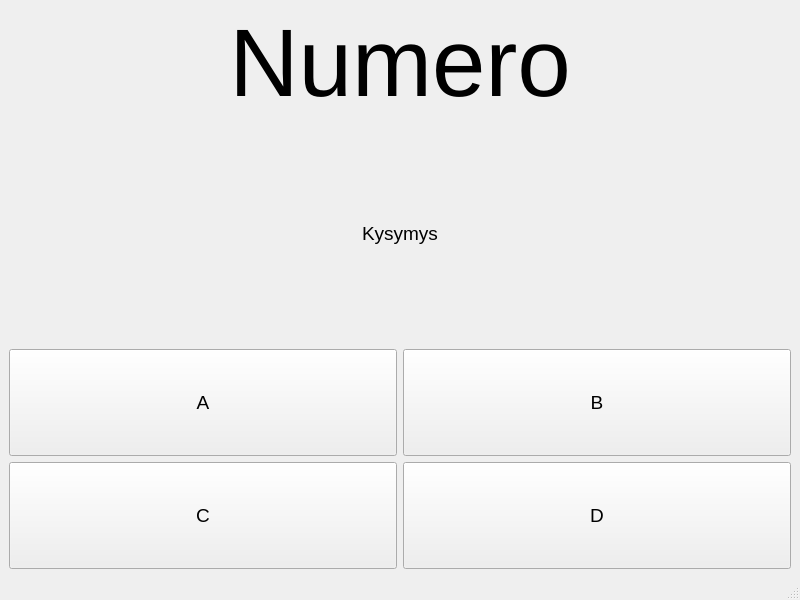
<?xml version="1.0" encoding="UTF-8"?>
<ui version="4.0">
 <class>MainWindow</class>
 <widget class="QMainWindow" name="MainWindow">
  <property name="geometry">
   <rect>
    <x>0</x>
    <y>0</y>
    <width>800</width>
    <height>600</height>
   </rect>
  </property>
  <property name="windowTitle">
   <string>Kysymyspeli</string>
  </property>
  <widget class="QWidget" name="centralwidget">
   <layout class="QVBoxLayout" name="verticalLayout">
    <item>
     <widget class="QLabel" name="nro_label">
      <property name="font">
       <font>
        <pointsize>72</pointsize>
       </font>
      </property>
      <property name="text">
       <string>Numero</string>
      </property>
      <property name="alignment">
       <set>Qt::AlignCenter</set>
      </property>
     </widget>
    </item>
    <item>
     <layout class="QHBoxLayout" name="horizontalLayout">
      <item>
       <spacer name="horizontalSpacer">
        <property name="orientation">
         <enum>Qt::Horizontal</enum>
        </property>
        <property name="sizeHint" stdset="0">
         <size>
          <width>40</width>
          <height>20</height>
         </size>
        </property>
       </spacer>
      </item>
      <item>
       <widget class="QLabel" name="label">
        <property name="sizePolicy">
         <sizepolicy hsizetype="Preferred" vsizetype="MinimumExpanding">
          <horstretch>0</horstretch>
          <verstretch>0</verstretch>
         </sizepolicy>
        </property>
        <property name="font">
         <font>
          <pointsize>14</pointsize>
         </font>
        </property>
        <property name="text">
         <string>Kysymys</string>
        </property>
        <property name="alignment">
         <set>Qt::AlignLeading|Qt::AlignLeft|Qt::AlignVCenter</set>
        </property>
       </widget>
      </item>
      <item>
       <spacer name="horizontalSpacer_2">
        <property name="orientation">
         <enum>Qt::Horizontal</enum>
        </property>
        <property name="sizeHint" stdset="0">
         <size>
          <width>40</width>
          <height>20</height>
         </size>
        </property>
       </spacer>
      </item>
     </layout>
    </item>
    <item>
     <layout class="QGridLayout" name="gridLayout">
      <item row="2" column="0">
       <widget class="QPushButton" name="button3">
        <property name="sizePolicy">
         <sizepolicy hsizetype="Minimum" vsizetype="MinimumExpanding">
          <horstretch>0</horstretch>
          <verstretch>0</verstretch>
         </sizepolicy>
        </property>
        <property name="font">
         <font>
          <pointsize>14</pointsize>
         </font>
        </property>
        <property name="text">
         <string>C</string>
        </property>
       </widget>
      </item>
      <item row="2" column="1">
       <widget class="QPushButton" name="button4">
        <property name="sizePolicy">
         <sizepolicy hsizetype="Minimum" vsizetype="MinimumExpanding">
          <horstretch>0</horstretch>
          <verstretch>0</verstretch>
         </sizepolicy>
        </property>
        <property name="font">
         <font>
          <pointsize>14</pointsize>
         </font>
        </property>
        <property name="text">
         <string>D</string>
        </property>
       </widget>
      </item>
      <item row="1" column="0">
       <widget class="QPushButton" name="button1">
        <property name="sizePolicy">
         <sizepolicy hsizetype="Minimum" vsizetype="MinimumExpanding">
          <horstretch>0</horstretch>
          <verstretch>0</verstretch>
         </sizepolicy>
        </property>
        <property name="font">
         <font>
          <pointsize>14</pointsize>
         </font>
        </property>
        <property name="text">
         <string>A</string>
        </property>
       </widget>
      </item>
      <item row="1" column="1">
       <widget class="QPushButton" name="button2">
        <property name="sizePolicy">
         <sizepolicy hsizetype="Minimum" vsizetype="MinimumExpanding">
          <horstretch>0</horstretch>
          <verstretch>0</verstretch>
         </sizepolicy>
        </property>
        <property name="font">
         <font>
          <pointsize>14</pointsize>
         </font>
        </property>
        <property name="text">
         <string>B</string>
        </property>
       </widget>
      </item>
     </layout>
    </item>
   </layout>
  </widget>
  <widget class="QMenuBar" name="menubar">
   <property name="geometry">
    <rect>
     <x>0</x>
     <y>0</y>
     <width>800</width>
     <height>19</height>
    </rect>
   </property>
  </widget>
  <widget class="QStatusBar" name="statusbar"/>
 </widget>
 <resources/>
 <connections/>
</ui>
